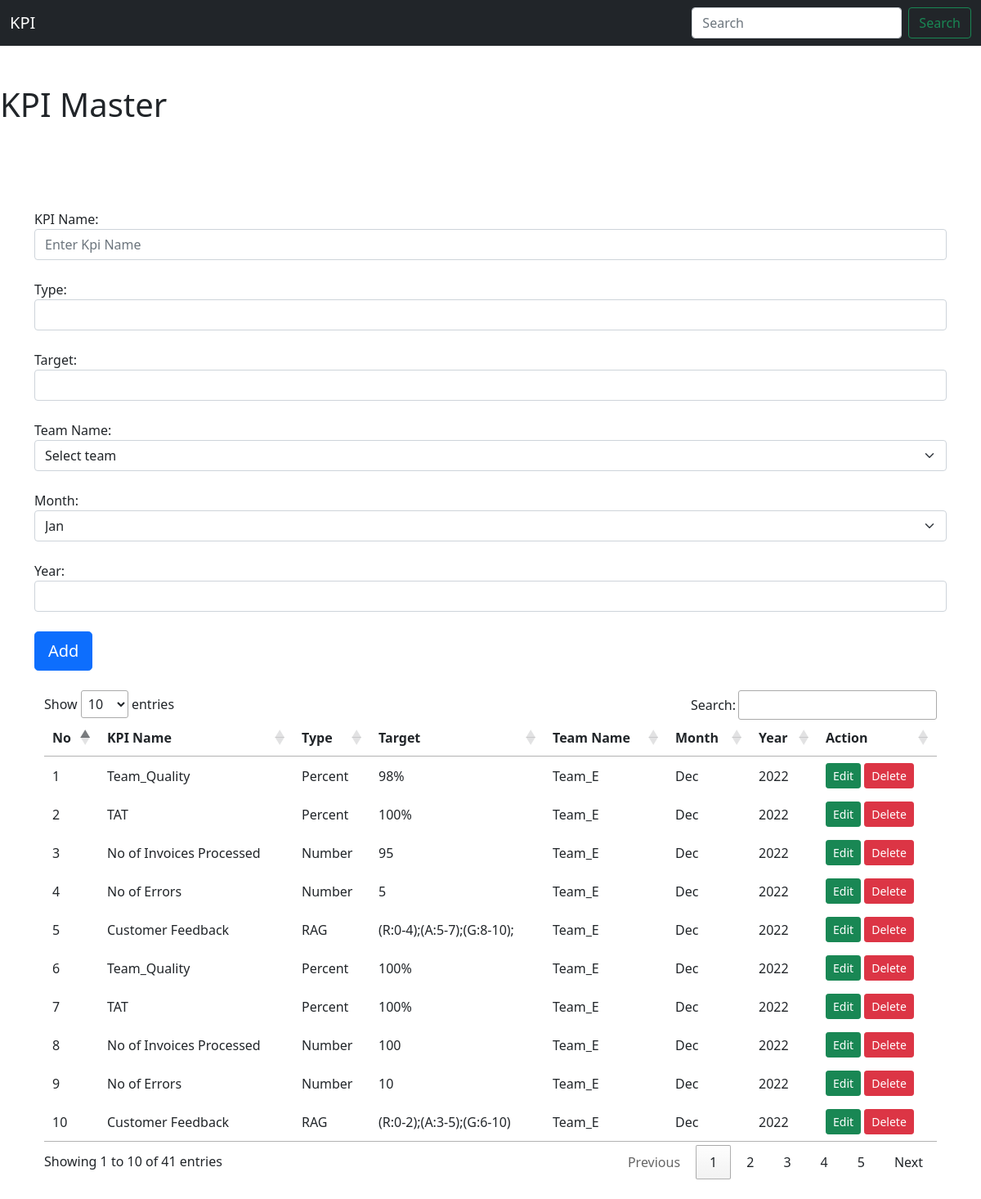
Screenshot of /kpiMaster.php with the database file from the repository.
### tables this page shows
CREATE TABLE `tbl_kpi_master` (
  `kpi_id` int(11) NOT NULL,
  `kpi_month` varchar(50) DEFAULT NULL,
  `kpi_year` varchar(50) DEFAULT NULL,
  `kpi_month_year` varchar(50) DEFAULT NULL,
  `kpi_name` varchar(50) DEFAULT NULL,
  `team_name` varchar(50) DEFAULT NULL,
  `sub_team_name` varchar(50) DEFAULT NULL,
  `frequency` varchar(50) DEFAULT NULL,
  `target` varchar(50) DEFAULT NULL,
  `target_type` varchar(50) DEFAULT NULL,
  `actual` varchar(50) DEFAULT NULL,
  `tat_status` varchar(50) DEFAULT NULL,
  `comments` varchar(150) DEFAULT NULL,
  `record_status` varchar(50) DEFAULT NULL,
  `requester_updated_date` date DEFAULT NULL,
  `requester_updated_time` time DEFAULT NULL,
  `approval_updated_date` date DEFAULT NULL,
  `approval_updated_time` time DEFAULT NULL,
  `requestor` varchar(50) DEFAULT NULL,
  `approver` varchar(50) DEFAULT NULL,
  `missed_type` varchar(50) DEFAULT NULL,
  `opco` varchar(50) DEFAULT NULL,
  `kpi_category` varchar(10) DEFAULT NULL,
  `coe` varchar(10) DEFAULT NULL,
  `domain` varchar(50) DEFAULT NULL,
  `requestor_id` int(11) DEFAULT NULL,
  `approver_id` int(11) DEFAULT NULL,
  `primary_requestor_name` varchar(50) DEFAULT NULL,
  `secondary_requestor_name` varchar(50) DEFAULT NULL,
  `root_cause` varchar(250) DEFAULT NULL,
  `corrective_action` varchar(250) DEFAULT NULL,
  `approve_reject` varchar(15) DEFAULT NULL,
  `supervisor_comments` varchar(105) DEFAULT NULL,
  `approver1_name` varchar(15) DEFAULT NULL,
  `approver2_name` varchar(15) DEFAULT NULL,
  `approver_comments` varchar(15) DEFAULT NULL,
  `approved_by` varchar(15) DEFAULT NULL,
  `approve_reject_date_time` binary(8) NOT NULL,
  `role` varchar(15) DEFAULT NULL,
  `target_form` varchar(40) NOT NULL
);

CREATE TABLE `tbl_team_master` (
  `team_id` int(11) NOT NULL,
  `team_name` varchar(150) NOT NULL
);

### kpiMaster.php (the view, shortened to what this page needs)
<?php
    require 'connection.php';
?>
<?php include 'header.php' ?>
  <h1>KPI Master</h1>
  <div class="container">
    <form action="<?php echo htmlspecialchars($_SERVER["PHP_SELF"]);?>" method="post">
      <br><br>
      <label for="kpi_name">KPI Name:</label>
      <input type="text" class="form-control" id="kpi_name" name="kpi_name" placeholder="Enter Kpi Name"><br>
      <label for="type">Type:</label>
      <input type="text" class="form-control" id="kpi_type" name="kpi_type"><br>
      <label for="target">Target:</label>
      <input type="text" class="form-control" id="kpi_target" name="kpi_target"><br>
      <label for="team_name">Team Name:</label>
      <select name = "team_name" class="form-select" id = "team_name">
          <option>Select team </option>
      </select>
      <br>
      <label for="month">Month:</label>
      <select name = "month" class="form-select" id = "month">
          <option>Jan</option>
      </select><br>
      <label for="year">Year:</label>
      <input type="text" class="form-control" id="year" name="year"><br>
      <button class="add btn btn-primary btn-lg" type="submit" name="add_kpi" >Add</button>
      <br>
    </form>
    <div class="container my-4">
      <table id="myTable">
        <thead>
          <tr>
            <th>No</th>
            <th>KPI Name</th>
            <th>Type</th>
            <th>Target</th>
            <th>Team Name</th>
            <th>Month</th>
            <th>Year</th>
            <th>Action</th>
          </tr>
        </thead>
        <tbody>
        <?php
          $sql_fetch = "SELECT * FROM tbl_kpi_master";
          $result = $con->query($sql_fetch);
          $result->fetch_all(MYSQLI_ASSOC);
          $sno = 0;
          foreach ($result as $output) {
            $sno = $sno + 1;
            $kpi_id = $output['kpi_id'];
            $sql = "SELECT `team_name` FROM `tbl_team_master`;";
            $results = $con->query($sql);
            $results -> fetch_all(MYSQLI_ASSOC);
            foreach ($results as $output3) {
              $team_name = $output3['team_name'];
            }
            echo ' <tr>
                      <td>'. $sno.'</td>
                      <td>'. $output['kpi_name'] .'</td>
                      <td>'. $output['target_type'] .'</td>
                      <td>'. $output['target'] .'</td>
                      <td>'. $output3['team_name'] .'</td>
                      <td>'. $output['kpi_month'] .'</td>
                      <td>'. $output['kpi_year'] .'</td>
                      <td>
                      <a href="update_kpiMaster.php?edit='.$kpi_id.'" class="edit btn btn-sm btn-success">Edit</a></button>
                      <a href="kpiMaster.php?delete='.$kpi_id.' " class="delete btn btn-sm btn-danger">Delete</button>
                      </td>
                  </tr>';
          }
        ?>
        </tbody>
      </table>
    </div>
</body>
</html>

### rows the page displays
tbl_kpi_master: kpi_name "Team_Quality", target_type "Percent", target "98%", tbl_team_master.team_name "Team_E", kpi_month "Dec", kpi_year "2022"
tbl_kpi_master: kpi_name "TAT", target_type "Percent", target "100%", tbl_team_master.team_name "Team_E", kpi_month "Dec", kpi_year "2022"
tbl_kpi_master: kpi_name "No of Invoices Processed", target_type "Number", target "95", tbl_team_master.team_name "Team_E", kpi_month "Dec", kpi_year "2022"
tbl_kpi_master: kpi_name "No of Errors", target_type "Number", target "5", tbl_team_master.team_name "Team_E", kpi_month "Dec", kpi_year "2022"
tbl_kpi_master: kpi_name "Customer Feedback", target_type "RAG", target "(R:0-4);(A:5-7);(G:8-10);", tbl_team_master.team_name "Team_E", kpi_month "Dec", kpi_year "2022"
tbl_kpi_master: kpi_name "Team_Quality", target_type "Percent", target "100%", tbl_team_master.team_name "Team_E", kpi_month "Dec", kpi_year "2022"
tbl_kpi_master: kpi_name "TAT", target_type "Percent", target "100%", tbl_team_master.team_name "Team_E", kpi_month "Dec", kpi_year "2022"
tbl_kpi_master: kpi_name "No of Invoices Processed", target_type "Number", target "100", tbl_team_master.team_name "Team_E", kpi_month "Dec", kpi_year "2022"
tbl_kpi_master: kpi_name "No of Errors", target_type "Number", target "10", tbl_team_master.team_name "Team_E", kpi_month "Dec", kpi_year "2022"
tbl_kpi_master: kpi_name "Customer Feedback", target_type "RAG", target "(R:0-2);(A:3-5);(G:6-10)", tbl_team_master.team_name "Team_E", kpi_month "Dec", kpi_year "2022"
